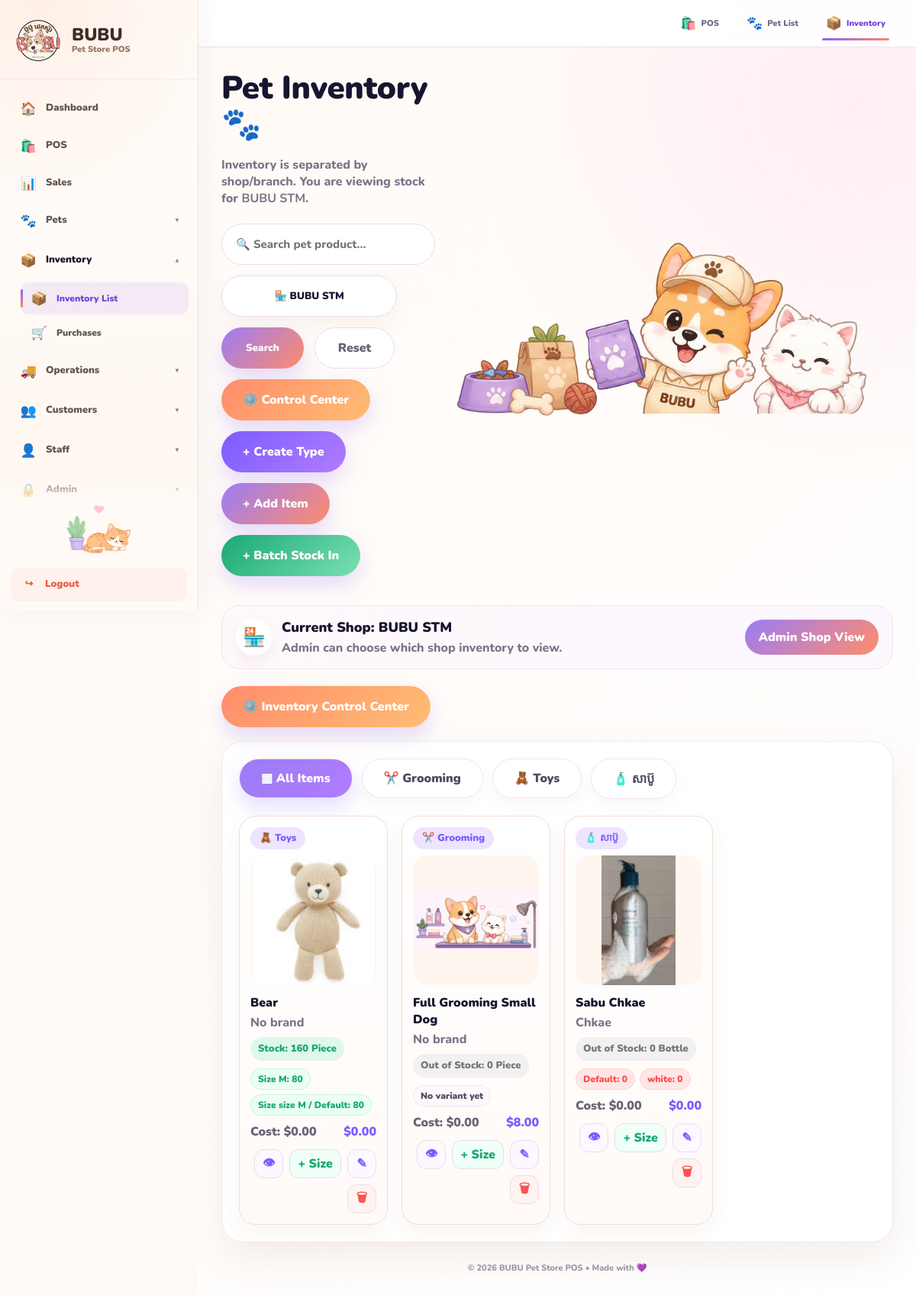
Screenshot of /inventory/ (signed in) with the database file from the repository.
### inventory/models.py (models this page shows, shortened)
class Branch(models.Model):
    name = models.CharField(max_length=100, unique=True)
    is_active = models.BooleanField(default=True)
    latitude = models.DecimalField(
        max_digits=10,
        decimal_places=7,
        null=True,
        blank=True,
        help_text="Branch GPS latitude.",
    )
    longitude = models.DecimalField(
        max_digits=10,
        decimal_places=7,
        null=True,
        blank=True,
        help_text="Branch GPS longitude.",
    )
    allowed_radius_meters = models.PositiveIntegerField(
        default=150,
        help_text="Allowed distance from branch for attendance scan.",
    )

class ItemType(models.Model):
    name = models.CharField(max_length=100, unique=True)
    emoji = models.CharField(max_length=10, blank=True, default="📦")
    is_active = models.BooleanField(default=True)

class Item(models.Model):
    UNIT_CHOICES = [
        ("piece", "Piece"),
        ("bottle", "Bottle"),
        ("ml", "ML"),
        ("g", "Gram"),
        ("kg", "KG"),
        ("pack", "Pack"),
        ("box", "Box"),
        ("service", "Service"),
        ("pet", "Pet"),
    ]
    item_type = models.ForeignKey(
        ItemType,
        on_delete=models.SET_NULL,
        null=True,
        blank=True,
        related_name="items",
    )
    name = models.CharField(max_length=200)
    brand = models.CharField(max_length=100, blank=True, default="")
    image = models.ImageField(upload_to="items/", blank=True, null=True)
    unit = models.CharField(max_length=20, choices=UNIT_CHOICES, default="piece")
    cost_price = models.DecimalField(max_digits=10, decimal_places=2, default=0)
    sale_price = models.DecimalField(max_digits=10, decimal_places=2, default=0)
    is_active = models.BooleanField(default=True)
    created_at = models.DateTimeField(auto_now_add=True)

class ItemVariant(models.Model):
    item = models.ForeignKey(
        Item,
        on_delete=models.CASCADE,
        related_name="variants",
    )
    sku = models.CharField(max_length=80, blank=True, default="")
    image = models.ImageField(upload_to="item_variants/", blank=True, null=True)
    color = models.CharField(max_length=50, blank=True, default="")
    size = models.CharField(max_length=50, blank=True, default="")
    label = models.CharField(max_length=100, blank=True, default="")
    quantity = models.IntegerField(default=0)
    cost_price = models.DecimalField(max_digits=10, decimal_places=2, default=0)
    sale_price = models.DecimalField(max_digits=10, decimal_places=2, default=0)
    is_active = models.BooleanField(default=True)
    class Meta:
        ordering = ["item__name", "size", "color", "label", "id"]
        indexes = [
            models.Index(fields=["item", "is_active"]),
            models.Index(fields=["sku"]),
        ]
    def display_name(self):
        parts = []
        if self.size:
            parts.append(f"Size {self.size}")
        if self.color:
            parts.append(self.color)
        if self.label:
            parts.append(self.label)
        return " / ".join(parts) if parts else "Default"

### inventory/views.py (the view, shortened to what this page needs)
# urls.py: path("", views.item_list, name="item_list"),
@login_required
def item_list(request):
    q = request.GET.get("q", "").strip()
    type_id = request.GET.get("type", "").strip()
    current_branch = get_selected_branch(request)
    branches = Branch.objects.filter(is_active=True).order_by("name")
    items = (
        Item.objects
        .prefetch_related("variants")
        .select_related("item_type")
        .order_by("name")
    )
    item_types = ItemType.objects.filter(is_active=True).order_by("name")
    if type_id:
        items = items.filter(item_type_id=type_id)
    for item in items:
        item.branch_stock_total = get_item_branch_qty(item, current_branch)
        for variant in item.variants.all():
            variant.branch_stock_qty = get_variant_branch_qty(
                variant,
                current_branch,
            )
    return render(request, "inventory/item_list.html", {
        "items": items,
        "item_types": item_types,
        "selected_type": type_id,
        "current_branch": current_branch,
        "branches": branches,
        "can_manage_inventory": can_manage_inventory(request.user),
        "can_view_cost_price": can_view_cost_price(request.user),
        "can_edit_cost_price": can_edit_cost_price(request.user),
    })

### inventory/views.py (called while the page is built, shortened)
def can_manage_inventory(user):
    return user.is_authenticated and (user.is_staff or user.is_superuser)

def can_view_cost_price(user):
    return user.is_authenticated and (
        user.is_superuser or user.has_perm("inventory.can_view_cost_price")
    )

def can_edit_cost_price(user):
    return user.is_authenticated and (
        user.is_superuser or user.has_perm("inventory.can_edit_cost_price")
    )

def get_user_branch(user):
    profile = getattr(user, "staff_profile", None)
    if profile and profile.branch_id:
        return profile.branch
    return None

def get_selected_branch(request):
    user_branch = get_user_branch(request.user)
    if request.user.is_superuser:
        branch_id = request.POST.get("branch") or request.GET.get("branch")
        return Branch.objects.filter(is_active=True).order_by("id").first()
    return user_branch

def get_variant_branch_qty(variant, branch):
    if not variant or not branch:
        return 0
    stock = BranchStock.objects.filter(
        branch=branch,
        variant=variant,
    ).first()
    if not stock:
        return 0
    return int(stock.quantity or 0)

def get_item_branch_qty(item, branch):
    if not item or not branch:
        return 0
    return (
        BranchStock.objects
        .filter(
            branch=branch,
            variant__item=item,
            variant__is_active=True,
        )
        .aggregate(total=Sum("quantity"))["total"]
        or 0
    )

### templates/inventory/item_list.html (shortened to what this page needs)
{% extends "base.html" %}
{% load static %}
{% block content %}
<div class="inventory-hero">
    <div class="inventory-title">
        <h1>Pet Inventory 🐾</h1>
        <p>
            Inventory is separated by shop/branch.
            {% if current_branch %}
                You are viewing stock for <strong>{{ current_branch.name }}</strong>.
            {% else %}
                No branch selected.
            {% endif %}
        </p>
        <form method="get" class="tool-row" id="filterForm">
            <input
                class="search-pill"
                type="text"
                name="q"
                placeholder="🔍 Search pet product..."
                value="{{ request.GET.q }}"
            >
            {% if request.user.is_superuser %}
                <button type="button" class="branch-popup-btn" onclick="openBranchPopup()">
                    🏪 {% if current_branch %}{{ current_branch.name }}{% else %}Choose Shop{% endif %}
                </button>
            {% endif %}
            <button class="btn-search" type="submit">Search</button>
            <a href="{% url 'item_list' %}" class="btn-reset">Reset</a>
            {% if can_manage_inventory %}
                <div class="mobile-action-panel" id="mobileActionPanel">
                    <a href="{% url 'inventory_control_center' %}" class="add-btn control-btn">⚙️ Control Center</a>
                    <a href="{% url 'item_type_create' %}" class="add-btn type-btn">+ Create Type</a>
                    <a href="{% url 'item_create' %}" class="add-btn">+ Add Item</a>
                    {% if current_branch and request.user.is_superuser %}
                        <a href="{% url 'stock_batch_in' %}?branch={{ current_branch.id }}" class="add-btn stock-batch-btn">
                            + Batch Stock In
                        </a>
                    {% else %}
                        <a href="{% url 'stock_batch_in' %}" class="add-btn stock-batch-btn">
                            + Batch Stock In
                        </a>
                    {% endif %}
                </div>
            {% endif %}
        </form>
    </div>
    <img src="{% static 'img/inventory-hero.png' %}" class="hero-img">
</div>
<div class="branch-info-box">
    <div class="branch-info-left">
        <div class="branch-icon">🏪</div>
        <div>
            <div class="branch-info-title">
                Current Shop:
                {% if current_branch %}
                    {{ current_branch.name }}
                {% else %}
                    No shop selected
                {% endif %}
            </div>
            <div class="branch-info-sub">
                {% if request.user.is_superuser %}
                    Admin can choose which shop inventory to view.
                {% else %}
                    Stock view is locked to your assigned staff shop.
                {% endif %}
            </div>
        </div>
    </div>
    <div class="branch-status-badge {% if not request.user.is_superuser %}locked{% endif %}">
        {% if request.user.is_superuser %}
            Admin Shop View
        {% else %}
            🔒 Branch Locked
        {% endif %}
    </div>
</div>
{% if can_manage_inventory %}
<div style="margin-bottom:18px;">
    <a href="{% url 'inventory_control_center' %}" class="add-btn control-btn">⚙️ Inventory Control Center</a>
</div>
{% endif %}
<div class="inventory-panel">
    <div class="category-tabs">
        <div class="type-tab-wrap">
            <a
                class="tab {% if not selected_type %}active{% endif %}"
                href="{% url 'item_list' %}{% if request.user.is_superuser and current_branch %}?branch={{ current_branch.id }}{% endif %}"
            >
                ▦ All Items
            </a>
        </div>
        {% for type in item_types %}
            <div class="type-tab-wrap">
                <a
                    class="tab {% if selected_type == type.id|stringformat:'s' %}active{% endif %}"
                    href="?type={{ type.id }}{% if request.user.is_superuser and current_branch %}&branch={{ current_branch.id }}{% endif %}"
                >
                    {{ type.emoji|default:"📦" }} {{ type.name }}
                </a>
            </div>
        {% endfor %}
    </div>
    <div class="product-grid">
        {% for item in items %}
        <div class="product-card">
            <span class="badge">
                {% if item.item_type %}
                    {{ item.item_type.emoji|default:"📦" }} {{ item.item_type.name }}
                {% else %}
                    📦 No Type
                {% endif %}
            </span>
            <a href="{% url 'item_detail' item.id %}{% if request.user.is_superuser and current_branch %}?branch={{ current_branch.id }}{% endif %}">
                <div class="product-img">
                    {% if item.image %}
                        <img src="{{ item.image.url }}" alt="{{ item.name }}">
                    {% else %}
                        <div class="placeholder">📦</div>
                    {% endif %}
                </div>
            </a>
            <div class="product-name">
                <a href="?q={{ item.name|urlencode }}{% if request.user.is_superuser and current_branch %}&branch={{ current_branch.id }}{% endif %}">
                    {{ item.name }}
                </a>
            </div>
            <div class="brand">{{ item.brand|default:"No brand" }}</div>
            {% if item.branch_stock_total <= 0 %}
                <div class="stock zero">
                    Out of Stock: {{ item.branch_stock_total }} {{ item.get_unit_display }}
                </div>
            {% elif item.branch_stock_total <= 3 %}
                <div class="stock low">
                    Low Stock: {{ item.branch_stock_total }} {{ item.get_unit_display }}
                </div>
            {% else %}
                <div class="stock">
                    Stock: {{ item.branch_stock_total }} {{ item.get_unit_display }}
                </div>
            {% endif %}
            <div class="variant-list">
                {% for variant in item.variants.all|slice:":3" %}
                    <span class="variant-chip {% if variant.branch_stock_qty <= 0 %}low{% else %}good{% endif %}">
                        {{ variant.display_name }}: {{ variant.branch_stock_qty }}
                    </span>
                {% empty %}
                    <span class="variant-chip">No variant yet</span>
                {% endfor %}
            </div>
            {% if can_view_cost_price or can_edit_cost_price %}
            <div class="price-row">
                {% if can_view_cost_price %}
                    <span class="cost">Cost: ${{ item.cost_price|floatformat:2 }}</span>
                {% else %}
                    <span class="cost">Cost: Hidden</span>
                {% endif %}
                <span class="price">${{ item.sale_price|floatformat:2 }}</span>
            </div>
            {% endif %}
            <div class="action-row">
                <a
                    href="{% url 'item_detail' item.id %}{% if request.user.is_superuser and current_branch %}?branch={{ current_branch.id }}{% endif %}"
                    class="icon-btn view-btn"
                    title="View"
                >
                    👁
                </a>
                {% if can_manage_inventory %}
                    <a
                        href="{% url 'item_variant_create' item.id %}"
                        class="icon-btn stock-btn"
                        title="Add variant"
                    >
                        + Size
                    </a>
                    <a
                        href="{% url 'item_edit' item.id %}"
                        class="icon-btn edit-btn"
                        title="Edit"
                    >
                        ✎
                    </a>
                    <a
                        href="{% url 'item_delete' item.id %}"
                        class="icon-btn delete-btn"
                        title="Delete"
                    >
                        🗑
                    </a>
                {% endif %}
            </div>
        </div>
        {% endfor %}
    </div>
</div>
{% endblock %}

### templates/base.html (style rules this page uses)
:root { --ink:#17152f; --muted:#7b7288; --purple:#8e63ff; --purple-dark:#7047db; --purple-soft:#f3edff; --orange:#ff8464; --green:#25b982; --cream:#fffaf6; --surface:#ffffff; --line:#eadfec; --warm-line:#f2ded1; --sidebar-width:260px; }
* { box-sizing:border-box }
html { width:100%; min-height:100%; scroll-behavior:smooth; -webkit-text-size-adjust:100%; }
body { width:100%; min-height:100%; margin:0; overflow-x:hidden; color:var(--ink); background:var(--cream); font-family:'Nunito',sans-serif; }
a { color:inherit; text-decoration:none; }
button, input, select, textarea { font-family:'Nunito',sans-serif; }
button { touch-action:manipulation }
h1 { margin:0 0 6px; color:var(--ink); font-size:32px; line-height:1.15; letter-spacing:-.35px; font-weight:1000; }
.tool-row { margin-bottom:20px; display:flex; align-items:center; gap:9px; flex-wrap:wrap; }
.search-input, input, select, textarea { max-width:100%; border:1.5px solid var(--line); border-radius:13px; padding:10px 12px; color:var(--ink); background:white; font-size:15px; line-height:1.25; font-weight:800; outline:none; }
input, select { min-height:42px; }
.btn, button, .mini-btn, .badge, .top-quick-link, .menu a, .menu-main, .logout-btn { line-height:1.2; }
.btn, button { min-height:42px; padding:0 16px; border:0; border-radius:13px; display:inline-flex; align-items:center; justify-content:center; gap:6px; font-weight:1000; text-align:center; cursor:pointer; transition:.16s ease; }
.btn-search, .btn-add, .btn-primary { color:white; background:linear-gradient(135deg,var(--purple),var(--orange)); box-shadow:0 8px 18px rgba(155,124,246,.18); }
.btn-reset { color:#6b6178; background:white; border:1px solid var(--line); }
.badge { min-height:29px; padding:0 9px; border-radius:999px; display:inline-flex; align-items:center; justify-content:center; font-size:10px; font-weight:1000; text-align:center; }
.order, .stock { padding:9px 0; border-bottom:1px solid #f5e8ef; display:flex; align-items:center; justify-content:space-between; font-weight:800; }

### rows the page displays
Branch: name "BUBU STM"
ItemType: emoji "✂️", name "Grooming"
ItemType: emoji "🧸", name "Toys"
ItemType: emoji "🧴", name "សាប៊ូ"
Item: item_type.emoji "🧸", item_type.name "Toys", image (picture), name "Bear", brand "No brand", branch_stock_total "160", unit "Piece", cost_price "0.00", sale_price "0.00"
ItemVariant: display_name "Size M", branch_stock_qty "80"
ItemVariant: display_name "Size size M / Default", branch_stock_qty "80"
Item: item_type.emoji "✂️", item_type.name "Grooming", image (picture), name "Full Grooming Small Dog", brand "No brand", branch_stock_total "0", unit "Piece", cost_price "0.00", sale_price "8.00"
Item: item_type.emoji "🧴", item_type.name "សាប៊ូ", image (picture), name "Sabu Chkae", brand "Chkae", branch_stock_total "0", unit "Bottle", cost_price "0.00", sale_price "0.00"
ItemVariant: display_name "Default", branch_stock_qty "0"
ItemVariant: display_name "white", branch_stock_qty "0"
